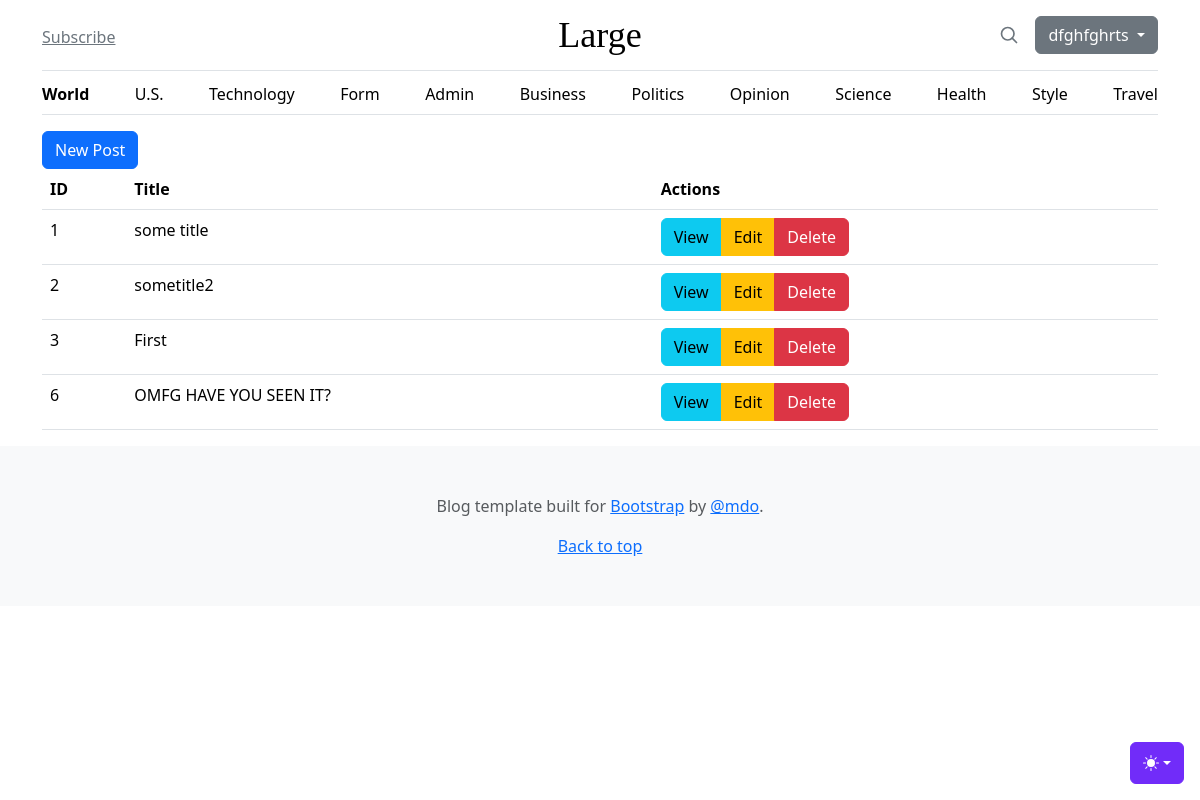
The app's page /admin/posts (signed in) with its own data.
### tables this page shows
CREATE TABLE users
(
    id       integer
        constraint users_pk
            primary key autoincrement,
    email    text not null
        constraint users_pk_2
            unique,
    password text not null
);

CREATE TABLE "posts"
(
    id         integer
        constraint posts_pk
            primary key autoincrement,
    title      text not null,
    body       text not null,
    created_at DATETIME default current_timestamp,
    updated_at datetime default current_date
);

### helpers.php (called while the page is built, shortened)
<?php
function view($viewName, $vars=[]){
    extract($vars);
    include __DIR__ . "/views/$viewName.php";
}
function auth(){
    if(isset($_SESSION['userId'])){
        $user = User::find($_SESSION['userId']);
        if($user){
            return $user;
        }
    }
    return false;
}

### src/Controllers/PostsController.php (called while the page is built, shortened)
<?php
class PostsController
{
    public function index()
    {
        $posts = Post::all();
        view('posts/index', compact('posts'));
    }
}

### src/DB.php (called while the page is built, shortened)
<?php
class DB
{
    private $conn;
    public function __construct()
    {
        try {
            $this->conn = new PDO('sqlite:' . __DIR__ . '/../db.sqlite');
            $this->conn->setAttribute(PDO::ATTR_ERRMODE, PDO::ERRMODE_EXCEPTION);
        } catch (PDOException $e) {
            echo "Connection failed: " . $e->getMessage();
        }
    }
    public function all($table, $class)
    {
        $stmt = $this->conn->prepare("SELECT * FROM $table");
        $stmt->execute();
        $stmt->setFetchMode(PDO::FETCH_CLASS, $class);
        return $stmt->fetchAll();
    }
    public function find($table, $class, $id)
    {
        $stmt = $this->conn->prepare("SELECT * FROM $table WHERE id=$id");
        $stmt->execute();
        $stmt->setFetchMode(PDO::FETCH_CLASS, $class);
        return $stmt->fetch();
    }
}

### src/Models/Model.php (called while the page is built, shortened)
<?php
class Model {
    public static $table;
    public static function all(){
        $db = new DB();
        return $db->all(static::$table, static::class);
    }
    public static function find($id){
        $db = new DB();
        return $db->find(static::$table, static::class, $id);
    }
}

### views/Posts/index.php (the view)
<?php include __DIR__ . '/../partials/header.php'; ?>
<main class="container">
    <a href="/admin/posts/create" class="btn btn-primary">New Post</a>
    <table class="table">
        <thead>
            <th>ID</th>
            <th>Title</th>
            <th>Actions</th>
        </thead>
        <tbody>
            <?php foreach ($posts as $post): ?>
                <tr>
                    <td><?= $post->id ?></td>
                    <td><?= $post->title ?></td>
                    <td>
                        <div class="btn-group" role="group" aria-label="Basic mixed styles example">
                            <a class="btn btn-info" href="/admin/posts/view?id=<?=$post->id?>">View</a>
                            <a class="btn btn-warning" href="/admin/posts/edit?id=<?=$post->id?>">Edit</a>
                            <a class="btn btn-danger" href="/admin/posts/delete?id=<?=$post->id?>" >Delete</a>
                        </div>
                    </td>
                </tr>
            <?php endforeach ?>
        </tbody>
    </table>
</main>
<?php include __DIR__ .  '/../partials/footer.php'; ?>

### views/partials/header.php (shortened to what this page needs)
<!doctype html>
<html lang="en" data-bs-theme="auto">
<head>
  <link rel="stylesheet" href="https://cdn.jsdelivr.net/npm/@docsearch/css@3">
  <link href="/assets/dist/css/bootstrap.min.css" rel="stylesheet">
  <link href="/blog.css" rel="stylesheet">
</head>
<body>
  <div class="dropdown position-fixed bottom-0 end-0 mb-3 me-3 bd-mode-toggle">
    <button class="btn btn-bd-primary py-2 dropdown-toggle d-flex align-items-center" id="bd-theme" type="button"
      aria-expanded="false" data-bs-toggle="dropdown" aria-label="Toggle theme (auto)">
      <svg class="bi my-1 theme-icon-active" width="1em" height="1em">
        <use href="#circle-half"></use>
      </svg>
    </button>
  </div>
  <div class="container">
    <header class="border-bottom lh-1 py-3">
      <div class="row flex-nowrap justify-content-between align-items-center">
        <div class="col-4 pt-1">
          <a class="link-secondary" href="#">Subscribe</a>
        </div>
        <div class="col-4 text-center">
          <a class="blog-header-logo text-body-emphasis text-decoration-none" href="#">Large</a>
        </div>
        <div class="col-4 d-flex justify-content-end align-items-center">
          <a class="link-secondary" href="#" aria-label="Search">
            <svg xmlns="http://www.w3.org/2000/svg" width="20" height="20" fill="none" stroke="currentColor"
              stroke-linecap="round" stroke-linejoin="round" stroke-width="2" class="mx-3" role="img"
              viewBox="0 0 24 24">
              <title>Search</title>
              <circle cx="10.5" cy="10.5" r="7.5" />
              <path d="M21 21l-5.2-5.2" />
            </svg>
          </a>
          <?php if (auth()): ?>
            <div class="dropdown">
              <button class="btn btn-secondary dropdown-toggle" type="button" data-bs-toggle="dropdown" aria-expanded="false">
                <?=auth()->email?>
              </button>
            </div>
          <?php else: ?>
            <a class="btn btn-sm btn-outline-secondary" href="/register">Sign up</a>
            <a class="btn btn-sm btn-primary ms-2" href="/login">Login</a>
          <?php endif; ?>
        </div>
      </div>
    </header>
    <?php include 'nav.php'; ?>
  </div>

### public/blog.css (style rules this page uses)
.blog-header-logo { font-family: "Playfair Display", Georgia, "Times New Roman", serif; font-size: 2.25rem; }

### views/partials/header.php (style rules this page uses)
.bi { vertical-align: -.125em; fill: currentColor; }
.btn-bd-primary { --bd-violet-bg: #712cf9; --bd-violet-rgb: 112.520718, 44.062154, 249.437846; --bs-btn-font-weight: 600; --bs-btn-color: var(--bs-white); --bs-btn-bg: var(--bd-violet-bg); --bs-btn-border-color: var(--bd-violet-bg); --bs-btn-hover-color: var(--bs-white); --bs-btn-hover-bg: #6528e0; --bs-btn-hover-border-color: #6528e0; --bs-btn-focus-shadow-rgb: var(--bd-violet-rgb); --bs-btn-active-color: var(--bs-btn-hover-color); --bs-btn-active-bg: #5a23c8; --bs-btn-active-border-color: #5a23c8; }
.bd-mode-toggle { z-index: 1500; }

### records on screen
users: email "dfghfghrts"
posts: id "1", title "some title"
posts: id "2", title "sometitle2"
posts: id "3", title "First"
posts: id "6", title "OMFG HAVE YOU SEEN IT?"
